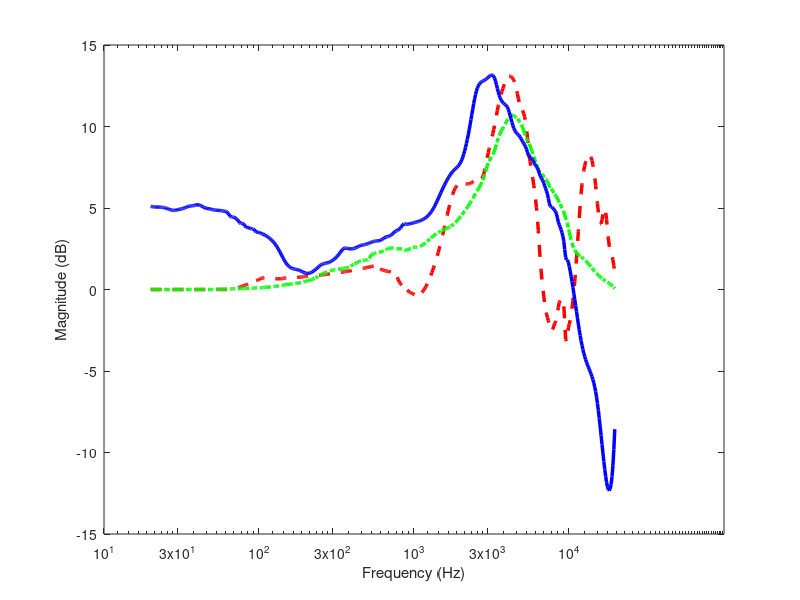

MATLAB code for this plot: (Note: this script raises an error after producing the figure.)
% fig16_headphone_target_resp.m
% Headphone magnitude frequency response target curves
% This function produces a figure used in V. Valimaki and J. D. Reiss, 
% "All About Audio Equalization: Solutions and Frontiers", 
% Applied Sciences, 2016.
%
% Written by Juho Liski, 15 March 2016
% Modified by Vesa Valimaki, 29 April 2016

freqPoints1 = [20 23 25 28 30 33 35 38 40 43 45 48 50 53 55 58 60 63 65 68 70 73 75 78 80 83 85 88 90 93 95 98 100 130 150 180 200 230 250 280 300 330 350 380 400 430 450 480 500 530 550 580 600 630 650 680 700 730 750 780 800 830 850 880 900 930 950 980 1000 1300 1500 1800 2000 2300 2500 2800 3000 3300 3500 3800 4000 4300 4500 4800 5000 5300 5500 5800 6000 6300 6500 6800 7000 7300 7500 7800 8000 8300 8500 8800 9000 9300 9500 9800 10000 12000 15000 18000 20000];
freqPoints2 = [20 23 25 28 30 33 35 38 40 43 45 48 50 53 55 58 60 63 65 68 70 73 75 78 80 83 85 88 90 93 95 98 100 130 150 180 200 230 250 280 300 330 350 380 400 430 450 480 500 530 550 580 600 630 650 680 700 730 750 780 800 830 850 880 900 930 950 980 1000 1300 1500 1800 2000 2300 2500 2800 3000 3300 3500 3800 4000 4300 4500 4800 5000 5300 5500 5800 6000 6300 6500 6800 7000 7300 7500 7800 8000 8300 8500 8800 9000 9300 9500 9800 10000 11000 12000 13000 14000 15000 16000 17000 18000 19000 20000];
freqAxis    = zeros(512,1); f_temp = 20000/20;
freqAxis(1) = 20;
for k = 2:512 
    freqAxis(k) = freqAxis(k-1) * 10^((log10(f_temp))/(512-1)); 
end  

% Olive
olive = [ 5.10  5.05  5.00  4.85 ... % 20
          4.90  5.00  5.10  5.15 ... % 30
          5.20  5.10  5.00  4.95 ... % 40
          4.90  4.87  4.85  4.83 ... % 50
          4.80  4.70  4.50  4.45 ... % 60
          4.40  4.25  4.10  4.05 ... % 70
          4.00  3.80  3.80  3.75 ... % 80
          3.70  3.70  3.55  3.52 ... % 90 
          3.50  2.65  1.60  1.20 ... % 100
          1.00  1.20  1.50  1.65 ... % 200
          1.80  2.20  2.50  2.50 ... % 300
          2.50  2.60  2.70  2.75 ... % 400
          2.80  2.90  2.95  2.98 ... % 500
          3.00  3.10  3.20  3.25 ... % 600
          3.30  3.42  3.55  3.62 ... % 700
          3.70  3.85  4.00  4.00 ... % 800
          4.00  4.02  4.05  4.08 ... % 900
          4.10  4.80  6.00  7.30 ... % 1000
          7.80  10.1  12.0  12.8 ... % 2000
          13.0  13.0  12.1  11.4 ... % 3000
          11.2  10.2  9.70  9.40 ... % 4000
          9.10  8.65  8.20  8.00 ... % 5000
          7.70  7.40  7.00  6.65 ... % 6000
          6.30  5.75  5.20  5.05 ... % 7000
          4.90  4.65  4.20  3.80 ... % 8000
          3.50  2.80  2.00  1.80 ... % 9000
          1.50  -3.2  -6.5  -12.3... % 10000
          -7.0];                     % 20000
      
olive_fit = interp1(freqPoints1,olive,freqAxis,'spline');

% Free field
free = zeros(1,51);
free(51) = 1.45;
for k=1:50
    free(51-k) = free(52-k)-0.0464;
end
free(free<0)=0;

free =  [  free                    ...
           1.35                    ... % 575
           1.25  1.20  1.15  1.12  ... % 600
           1.09  1.06  1.00  0.75  ... % 700
           0.50  0.30  0.20  0.10  ... % 800
           0    -0.15 -0.20 -0.25  ... % 900
          -0.3   1     3     6     ... % 1000
           6.5   6.5   6.7   7     ... % 2000
           8.3  10    11.3  12.5   ... % 3000
          13    13    12.6  11.4   ... % 4000
          11    10     8.5   7     ... % 5000
           6     4     2     0     ... % 6000
          -1    -1.8  -2.2  -2.5   ... % 7000
          -2.2  -1.8  -1.2  -0.7   ... % 8000
          -1    -1.2  -3    -2.6   ... % 9000
          -2.2   1     6     8     ... % 10000
           8     6     4     5     ... % 10000
           3     2                 ... % 10000
           0];                         % 20000
free_fit = interp1(freqPoints2,free,freqAxis,'spline');
       
% Diffuse field
diffuse = [ 0     0    0     0     ... % 20
            0     0    0     0     ... % 30
            0     0    0     0     ... % 40
            0     0.01 0.015 0.02  ... % 50
            0.025 0.03 0.035 0.04  ... % 60
            0.045 0.05 0.055 0.060 ... % 70
            0.065 0.07 0.075 0.08  ... % 80
            0.085 0.09 0.095 0.1   ... % 90 
            0.105 0.2  0.3   0.4   ... % 100
            0.5   0.7  0.9   1.1   ... % 200
            1.2   1.25 1.3   1.36  ... % 300
            1.5   1.65 1.76  1.8   ... % 400
            1.8   2.1  2.2   2.25  ... % 500
            2.3   2.35 2.45  2.48  ... % 600
            2.55  2.53 2.52  2.51  ... % 700
            2.5   2.5  2.5   2.4   ... % 800
            2.4   2.5  2.5   2.6   ... % 900
            2.6   3.2  3.6   4.0   ... % 1000
            4.5   5.3  5.9   6.8   ... % 2000
            7.7   8.5  9.3  10     ... % 3000
           10.4  10.7 10.6  10.3   ... % 4000
           10     9.3  9.0   8.4   ... % 5000
            8     7.4  7.2   7.0   ... % 6000
            6.8   6.6  6.3   6.1   ... % 7000
            5.9   5.7  5.5   5.2   ... % 8000
            5     4.7  4.4   4     ... % 9000
            3.6   2 1  0.4         ... % 10000
            0];                        % 20000
      
diffuse_fit = interp1(freqPoints1,diffuse,freqAxis,'spline');

figure(10);
semilogx(freqAxis,free_fit,'r--','LineWidth',2.5); hold on
semilogx(freqAxis,diffuse_fit,'g-.','LineWidth',2.5);
semilogx(freqAxis,olive_fit,'b','LineWidth',2.5);

grid off;
set(gca,'XTick',[10 30 100 300 1000 3000 10000]')
xlabel('Frequency (Hz)')
ylabel('Magnitude (dB)')
set(gca,'fontname','Times','fontsize',fontsize)
axis([20 20000 -15 15])
legend('Free field','Diffuse field','Olive et al.','Location','SouthWest')
%print('hp_target_resp','-dpdf')